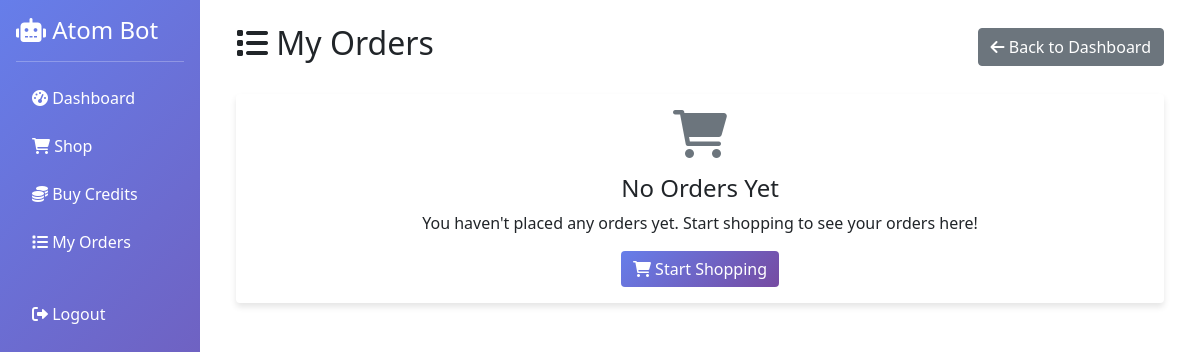
The app's page /orders (signed in), older data.
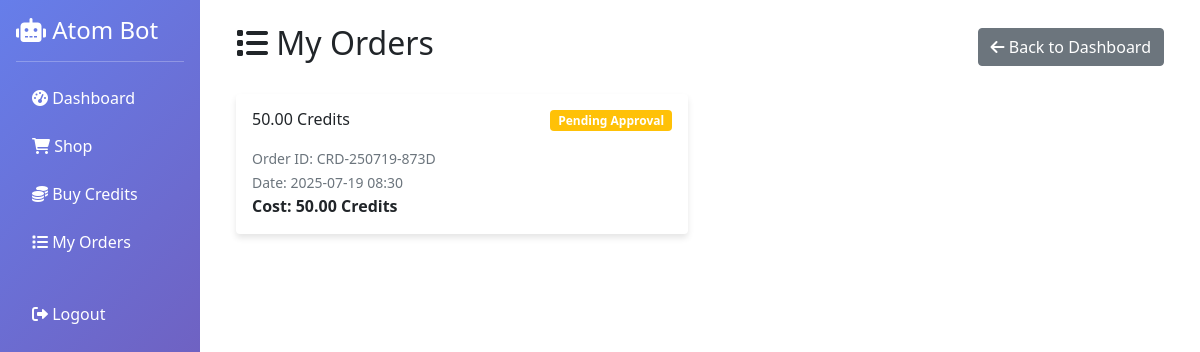
The same page, newer data.
### tables this page shows
CREATE TABLE orders (order_id TEXT PRIMARY KEY, user_id INTEGER, order_type TEXT, package_name TEXT, credit_cost REAL, payment_method TEXT, status TEXT, screenshot_file_id TEXT, delivery_info TEXT, created_at TIMESTAMP DEFAULT CURRENT_TIMESTAMP);

### web_app.py (the view)
@app.route('/orders')
def orders():
    if 'user_id' not in session:
        return redirect(url_for('login'))
    user_id = session['user_id']
    pending, history = run_async(db.get_user_orders(user_id))
    all_orders = pending + history
    formatted_orders = []
    for order in all_orders:
        o_id, pkg, status, ts_str, cost = order
        date_obj = datetime.fromisoformat(ts_str)
        formatted_orders.append({
            'id': o_id,
            'package': pkg,
            'status': status.replace('_', ' ').title(),
            'cost': cost,
            'date': date_obj.strftime('%Y-%m-%d %H:%M')
        })
    return render_template('orders.html', orders=formatted_orders)

### database.py (called while the page is built)
async def _db_query(query, params=(), fetchone=False, fetchall=False, commit=False):
    try:
        async with aiosqlite.connect(DB_NAME) as db:
            cursor = await db.execute(query, params)
            if commit: await db.commit(); return True
            if fetchone: return await cursor.fetchone()
            if fetchall: return await cursor.fetchall()
            return await cursor.fetchall()
    except aiosqlite.Error as e: logger.error(f"Database query failed: {e}\nQuery: {query}\nParams: {params}"); return None

async def get_user_orders(user_id: int) -> tuple:
    all_orders = await _db_query("SELECT order_id, package_name, status, created_at, credit_cost FROM orders WHERE user_id = ? ORDER BY created_at DESC", (user_id,), fetchall=True)
    pending = [o for o in all_orders if o[2] in ('pending_approval', 'pending_payment')]
    history = [o for o in all_orders if o[2] in ('completed', 'rejected')]
    return pending, history

### web_app.py (called while the page is built)
def run_async(coro):
    loop = asyncio.new_event_loop()
    asyncio.set_event_loop(loop)
    try:
        return loop.run_until_complete(coro)
    finally:
        loop.close()

### templates/orders.html (shortened to what this page needs)
{% extends "base.html" %}
{% block content %}
<div class="d-flex justify-content-between align-items-center mb-4">
    <h2><i class="fas fa-list"></i> My Orders</h2>
    <a href="{{ url_for('dashboard') }}" class="btn btn-secondary">
        <i class="fas fa-arrow-left"></i> Back to Dashboard
    </a>
</div>
{% if orders %}
<div class="row">
    {% for order in orders %}
    <div class="col-md-6 mb-4">
        <div class="card">
            <div class="card-body">
                <div class="d-flex justify-content-between align-items-start mb-2">
                    <h6 class="card-title">{{ order.package }}</h6>
                    {% if order.status == 'Completed' %}
                        <span class="badge bg-success">{{ order.status }}</span>
                    {% elif order.status == 'Rejected' %}
                        <span class="badge bg-danger">{{ order.status }}</span>
                    {% else %}
                        <span class="badge bg-warning">{{ order.status }}</span>
                    {% endif %}
                </div>
                <p class="card-text">
                    <small class="text-muted">Order ID: {{ order.id }}</small><br>
                    <small class="text-muted">Date: {{ order.date }}</small><br>
                    <strong>Cost: {{ "%.2f"|format(order.cost) }} Credits</strong>
                </p>
            </div>
        </div>
    </div>
    {% endfor %}
</div>
{% else %}
<div class="text-center">
    <div class="card">
        <div class="card-body">
            <i class="fas fa-shopping-cart fa-3x text-muted mb-3"></i>
            <h4>No Orders Yet</h4>
            <p>You haven't placed any orders yet. Start shopping to see your orders here!</p>
            <a href="{{ url_for('shop') }}" class="btn btn-primary">
                <i class="fas fa-shopping-cart"></i> Start Shopping
            </a>
        </div>
    </div>
</div>
{% endif %}
{% endblock %}

Row changes from the older to the newer data that the page shows:
added orders: package "50.00 Credits", status "Pending Approval", id "CRD-250719-873D", date "2025-07-19 08:30", cost "50.00"
Text that changed along with them:
text no longer shown: "No Orders Yet You haven't placed any orders yet. Start shopping to see your orders here! Start Shopping"
